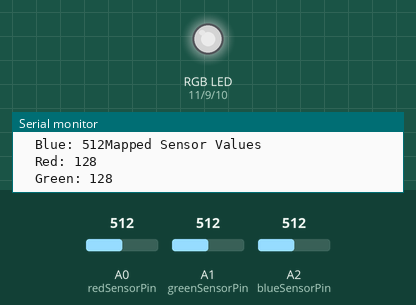
A sketch run on a simulated Arduino Uno, built with avr-gcc and run on an emulated ATmega328P. Shown: an RGB LED mixed from three pins (HIGH = lit), the last lines printed to the serial monitor. Inputs (shaded band) come from the test bench; at power-on: A0 (redSensorPin) = 512, A1 (greenSensorPin) = 512, A2 (blueSensorPin) = 512. Dim RGB values are drawn brighter than linear.

Above: at 1.2 s.
1.3 s: A0 (redSensorPin) set to 418
At 2.9 s:
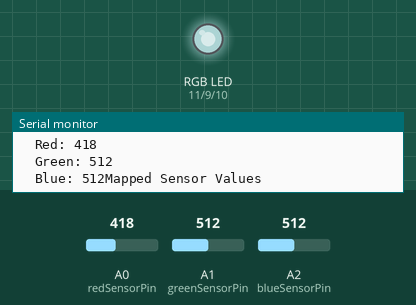
4.3 s: A0 (redSensorPin) set to 388
At 5.7 s:
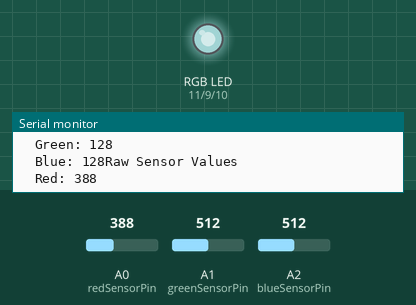
7.3 s: A1 (greenSensorPin) set to 416
At 7.8 s:
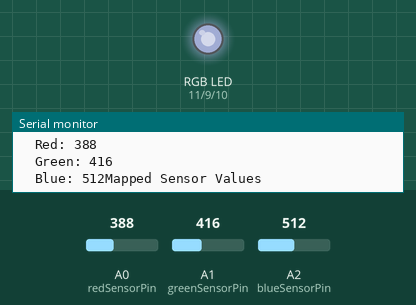
10.3 s: A1 (greenSensorPin) set to 385
At 11.1 s:
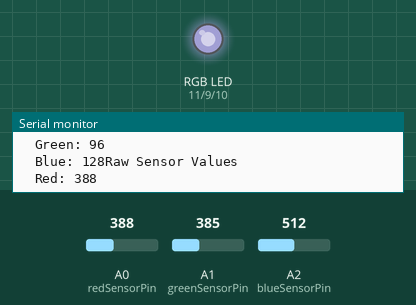
13.3 s: A2 (blueSensorPin) set to 417
At 14.5 s:
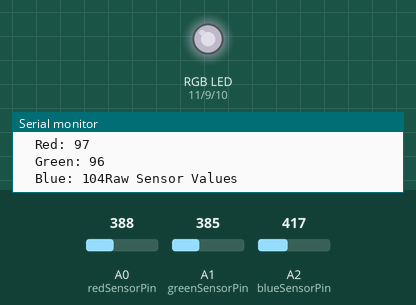
14.9 s: A2 (blueSensorPin) set to 386
At 16.0 s:
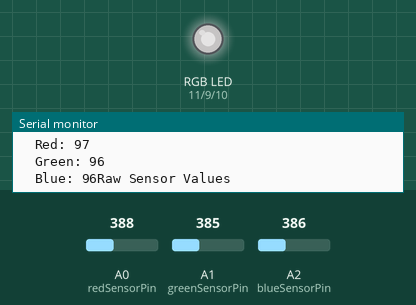
Timing chart, 0 to 17.9 s (numbered marks = the images above; inputs shaded):
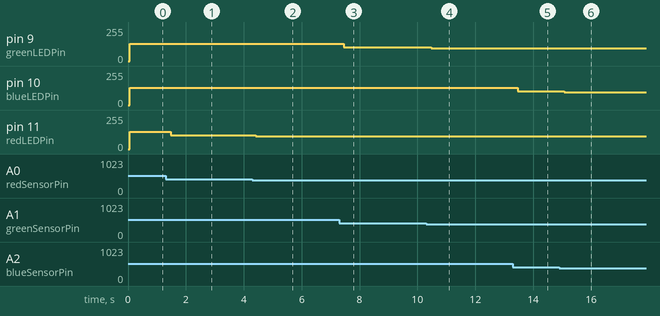

The sketch:

proyecto3_LED_RGB_PWM.ino
```cpp
//Pins del LED RGB
const int greenLEDPin = 9;
const int redLEDPin = 11;
const int blueLEDPin = 10;

//Pins de cada fotocélula
const int redSensorPin = A0;
const int greenSensorPin = A1;
const int blueSensorPin = A2;

//Variables valores entrada/salida
int redValue = 0;
int greenValue = 0;
int blueValue = 0;

int redSensorValue = 0;
int greenSensorValue = 0;
int blueSensorValue = 0;

void setup() {
  Serial.begin(9600);

  pinMode(greenLEDPin,OUTPUT);
  pinMode(redLEDPin,OUTPUT);
  pinMode(blueLEDPin,OUTPUT);
}//Setup

void loop() {
  //leer datos de las células fotovoltáicas
  redSensorValue = analogRead(redSensorPin);
  delay(5);
  greenSensorValue = analogRead(greenSensorPin);
  delay(5);
  blueSensorValue = analogRead(blueSensorPin);

  //Imprimir valores en consola
  Serial.print("Raw Sensor Values \n\tRed: ");
  Serial.print(redSensorValue);
  Serial.print("\n\tGreen: ");
  Serial.print(greenSensorValue);
  Serial.print("\n\tBlue: ");
  Serial.print(blueSensorValue);

  //Dar valor para salida analógica para LED RGB (0-255)
  //Sacamos el valor analógico de color del sensor dividiendo entre 4
  redValue = redSensorValue/4;
  greenValue = greenSensorValue/4;
  blueValue = blueSensorValue/4;

  //Imprimir en consola los valores que se le van a dar al LED RGB
  Serial.print("Mapped Sensor Values \n\tRed: ");
  Serial.print(redValue);
  Serial.print("\n\tGreen: ");
  Serial.print(greenValue);
  Serial.print("\n\tBlue: ");
  Serial.print(blueValue);

  //Dar valores al LED RGB
  analogWrite(redLEDPin, redValue);
  analogWrite(greenLEDPin, greenValue);
  analogWrite(blueLEDPin, blueValue);
}//Loop
```

Measured:
- after the input at 1.3 s, pin 11 (redLEDPin): 128/255 → 104/255 after 0.17 s
- after the input at 4.3 s, pin 11 (redLEDPin): 104/255 → 97/255 after 0.12 s
- after the input at 7.3 s, pin 9 (greenLEDPin): 128/255 → 104/255 after 0.15 s
- after the input at 10.3 s, pin 9 (greenLEDPin): 104/255 → 96/255 after 0.18 s
- after the input at 13.3 s, pin 10 (blueLEDPin): 128/255 → 104/255 after 0.17 s
- after the input at 14.9 s, pin 10 (blueLEDPin): 104/255 → 96/255 after 0.18 s
